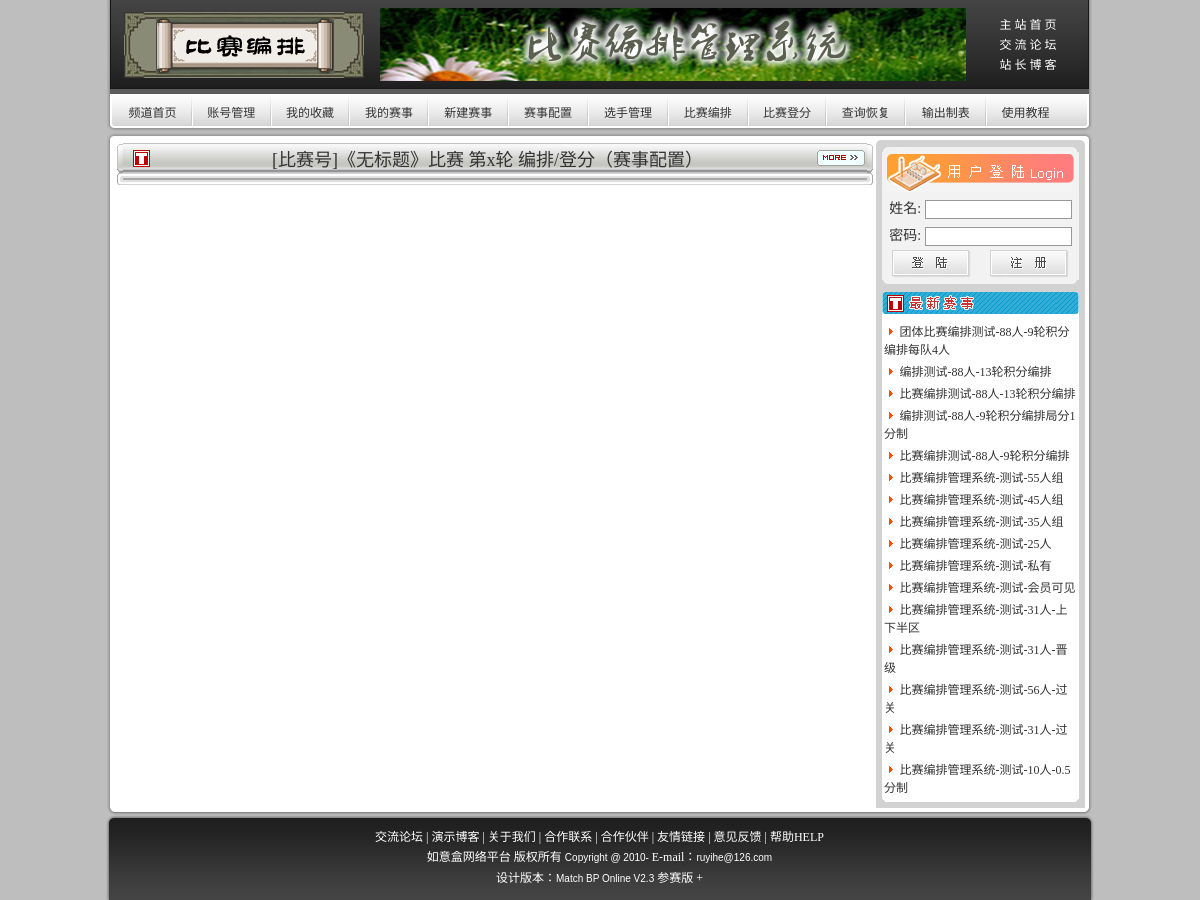
The app's page /include/moban/user.php with its own data.
### tables this page shows
CREATE TABLE IF NOT EXISTS `bp_bisai` (
  `bs_id` int(11) NOT NULL AUTO_INCREMENT,
  `bs_biaoti` varchar(30) NOT NULL COMMENT '比赛的名称或标题',
  `bs_shijian` varchar(20) DEFAULT NULL COMMENT '比赛的时间区间',
  `bs_didian` varchar(30) DEFAULT NULL COMMENT '比赛地点',
  `bs_zubie` varchar(20) DEFAULT NULL COMMENT '比赛组别',
  `bs_xingzhi` varchar(20) DEFAULT NULL COMMENT '比赛的性质',
  `bs_zonglunshu` int(11) NOT NULL DEFAULT '9' COMMENT '设定比赛的轮次总数',
  `bs_jufenmoshi` varchar(32) NOT NULL DEFAULT '2:1:0:2:1:0' COMMENT '比赛采用的分制，胜?,后手和？，先手胜、和、负，后手胜、和、负。共6项',
  `bs_caipanzhang` varchar(20) DEFAULT NULL COMMENT '本次比赛的裁判长',
  `bs_bianpaiyuan` varchar(20) DEFAULT NULL COMMENT '本次比赛的软件编排员',
  `bs_neiid` int(11) NOT NULL DEFAULT '0' COMMENT '本站的会员id',
  `bs_waiid` int(11) NOT NULL DEFAULT '0' COMMENT '外站进入的会员ID，可能本站的user中不存在',
  `bs_luruyuan` varchar(20) DEFAULT NULL COMMENT '录入人员的姓名或账号',
  `bs_jianliriqi` date NOT NULL DEFAULT '2010-03-03' COMMENT '创建本次比赛的日期',
  `bs_beizhu` varchar(60) DEFAULT NULL COMMENT '备注',
  `bs_quanxian` int(11) NOT NULL DEFAULT '0' COMMENT '比赛查看的权限，默认为0，1-99为会员可见，100以上仅私人可见',
  `bs_BSxiangmu` int(3) NOT NULL DEFAULT '1' COMMENT '比赛的项目：【中国象棋】【国际象棋】【围棋】【五子棋】【跳棋】【四国军棋】【牌类】等',
  `bs_saizhi` int(3) NOT NULL DEFAULT '1' COMMENT '赛制：1个人团体混合赛制 或  2个人赛 或 3团体赛制 ',
  `bs_BPleixing` int(3) NOT NULL DEFAULT '1' COMMENT '比赛编排的类型:1【一局制积分编排】、2【大循环】【单淘汰】【双淘汰】【积分末位淘汰制，结合累进制】',
  `bs_GRpaiming` int(3) NOT NULL DEFAULT '1' COMMENT '个人名次计算的方式：1【小分不转化为大分】2【小分转化为大分】；',
  `bs_konghaofen` smallint(6) DEFAULT '0' COMMENT '计算对手分时，空号的积分设置；默认0则空号取0分;1是取参赛选手最低分、',
  `bs_dir` smallint(6) DEFAULT '1' COMMENT '计算破铜分，前面的无法区分则，1去除首轮开始；2去除末轮开始 的得分比较',
  `bs_TTpaiming` int(3) NOT NULL DEFAULT '1' COMMENT '团体名次计算的方式：1【按个人名次总和】、2【按个人积分总和】#【不计算】；',
  `bs_duiyuanshu` smallint(3) DEFAULT '4' COMMENT '每队（单位）的队员数，计算团体成绩时需要的，实际多的队取最好成绩，实际缺的队可以设置允许排名（缺员的名次也有2种选择）或不。。。',
  `bs_PHxianhou` int(3) NOT NULL DEFAULT '1' COMMENT '先后手确定：1【平衡先后手】、#【自然调节法】',
  `bs_TTbuyu` double DEFAULT NULL COMMENT '默认同队队员可以相遇，TRUE为不能相遇',
  `bs_SXtiao` int(3) NOT NULL DEFAULT '1' COMMENT '调整上下调【是】【否】；',
  `bs_Jduosan` int(3) NOT NULL DEFAULT '1' COMMENT '禁多3先/后【是】【否】；',
  `bs_Jliansan` int(3) NOT NULL DEFAULT '1' COMMENT '禁连3先/后【是】【否】；',
  `bs_tongxianhou` int(3) NOT NULL DEFAULT '2' COMMENT '先后走相等的先后方式：【①取相遇者两号相加之和，奇数小号先走，偶数大号先走】【②单数轮次小号先走，双数轮次大号先走】两种方式可选择其中一种。电脑编排按程序执行；',
  `bs_lianqi` int(3) NOT NULL DEFAULT '0' COMMENT '连续弃权【 】轮不编排，默认0或空为不考虑；',
  `bs_qianlunfen` varchar(7) DEFAULT NULL COMMENT '前【$[0]】轮得【$[1]】分不排；默认0x0或空，模式[3x6]',
  `bs_dilunfen` varchar(7) DEFAULT NULL COMMENT '在第【$[0]】轮未得【$[1]】分淘汰；默认0x0或空， 模式[3x6]',
  `bs_kongbufen` int(3) NOT NULL DEFAULT '1' COMMENT '因淘汰轮空补小分【是】【否】；',
  `bs_guobufen` int(3) NOT NULL DEFAULT '1' COMMENT '过关补小分【是】【否】；',
  `bs_peiduimoshi` int(3) NOT NULL DEFAULT '1' COMMENT '第一轮选手配对模式默认1，目前取值范围[1，5]临近，首位，拦腰，随机，上下半区',
  `bs_xianhoumoshi` int(3) NOT NULL DEFAULT '11' COMMENT '第一轮先后手模式；默认2，目前取值范围[1,11] ；默认是11：根据配对模式的默认先后',
  `bs_chafengaoping` float NOT NULL DEFAULT '0.5' COMMENT '后三轮：（默认值0：不考虑，>0才进行）配对后，优先平衡相差？分和？分 以上高分一方的先后走，如导致另一选手多三（或连三）则可以不处理；；不差那么多分的仍按正常；#若二人相差1/2分，仍以抽签方法决定先后走。《可选》',
  `bs_zuiJliansan` int(3) NOT NULL DEFAULT '1' COMMENT '最后一轮：在各轮已经考虑平衡先后手的情况下，如果在最后一轮中，出现连三先配对、连三后配对，均不拆开重排。积分编排的同分数段必须保证充分配对。',
  `bs_guicheng` text COMMENT '赛事规程的简介',
  `bs_key` varchar(24) DEFAULT NULL COMMENT '任何用户可通过此密码来管理本场比赛',
  `bs_lunkongmoshi` tinyint(1) NOT NULL DEFAULT '0' COMMENT '轮空的模式，目前有2种：1 只能是最低分；0没轮空过的低分',
  `bs_grpm_moshi` varchar(32) NOT NULL DEFAULT 'ACDEF' COMMENT '个人排名模式：如ABCDEFGHIJ。默认ACDEF 总分、对手分、胜局、犯规、后手胜局',
  PRIMARY KEY (`bs_id`)
);

### class/class_db.php (called while the page is built, shortened)
<?php
class DB{
	private $CONN = "";
	public function __construct(){
		try {
			$conn = mysql_connect(ServerName,UserName,PassWord);
		}catch (Exception $e)
		{
			$msg = $e;
			include(ERRFILE);
		}
		$this->CONN = $conn;
	}
	public function select($sql = ""){
		try{
			$results = mysql_query($sql,$this->CONN);
		}catch (Exception $e){
			$msg = $e;
			include(ERRFILE);
		}
		$count = 0;
		$data = array();
		while ($row = @mysql_fetch_assoc($results)) {
			$data[$count] = $row;
			$count++;
		}
		return $data;
	}
}
?>

### include/bufen/newbslist.php (the view, shortened to what this page needs)
<?php
if ($newbslist&&is_numeric($newbslist)&&$newbslist>2) {
		if (!$user) {
			$user=new USER();
		}
		if (!$bslist) {
			if (!$bslist) {
				$sql='SELECT bs_id,bs_biaoti,bs_luruyuan,bs_didian,bs_shijian FROM bp_bisai ORDER BY bs_id DESC LIMIT 0,'.$newbslist;
				$bslist=$user->select($sql);
			}
			if ($bslist) {
?>
<tr valign="top">
    <td width="7" bgcolor="#D2D2D2"></td>
    <td height="auto">
      <table width="100%" border="0" cellspacing="0" cellpadding="0">
        <tr>
          <td height="8"></td>
        </tr>
        <tr>
          <td><a href="baoliuweizhi"><img src="/bp/image/zuixinsaishi.gif" alt="最新赛事" width="197" height="22" border="0" usemap="#Map2MapMap"></a></td>
        </tr>
        <tr>
          <td height="5" bgcolor="#FFFFFF"></td>
        </tr>
        <tr>
          <td height="auto" valign="top" bgcolor="#FFFFFF">
          	  <table width="100%" cellpadding="0" cellspacing="0" >
			<?php
			foreach ($bslist as $key => $value) {
			?>
				<tr>
	          	  	<td colspan="2" style="text-align:left;padding:1px 0px;padding:1px 2px;text-overflow:ellipsis;white-space:normal;"
	          	  	 title="【<?php echo $value['bs_id'];?>】《<?php echo $value['bs_biaoti'];?>》比赛时间：<?php echo $value['bs_shijian'];?>。地点：<?php echo $value['bs_didian'];?>。管理员：<?php echo $value['bs_luruyuan'];?>。"
	          	  	 >
		          	  	<img src="/bp/image/arrow2.gif" width="12" height="16">
		          	  		<a href="/bp/user/saishi.php?bsid=<?php echo $value['bs_id'];?>"><?php echo $value['bs_biaoti'];?></a>
	          	  	</td>
          	  	</tr>
            <?php
			}
		    ?>
          	 </table>
          </td>
        </tr>
        <tr>
          <td height="5"><img src="/bp/image/twdesign_0046.gif" width="197" height="5"></td>
        </tr>
      </table>
    </td>
    <td width="7" bgcolor="#D2D2D2"></td>
  </tr>
<?php
			}
		}
}
?>

### css/default.css (style rules this page uses)
body { scrollbar-face-color: #eeeeee; scrollbar-highlight-color: #ffffff; scrollbar-shadow-color: #dee3e7; scrollbar-3dlight-color: #d1d7dc; scrollbar-arrow-color: #006699; scrollbar-track-color: #ededed; scrollbar-darkshadow-color: #98aab1; color: #CCCCCC; width:100%; height:100%; }
font,body,p,td,input,textarea,select,a { font-size: 12px; font-family: "宋体"; color: #333333; text-decoration: none; }
a { color: #333333; text-decoration: none; font-family: "宋体"; font-size: 12px; }
table { empty-cells:show; border-collapse:collapse; }

### records on screen
bp_bisai: bs_biaoti "团体比赛编排测试-88人-9轮积分编排每队4人"
bp_bisai: bs_biaoti "编排测试-88人-13轮积分编排"
bp_bisai: bs_biaoti "比赛编排测试-88人-13轮积分编排"
bp_bisai: bs_biaoti "编排测试-88人-9轮积分编排局分1分制"
bp_bisai: bs_biaoti "比赛编排测试-88人-9轮积分编排"
bp_bisai: bs_biaoti "比赛编排管理系统-测试-55人组"
bp_bisai: bs_biaoti "比赛编排管理系统-测试-45人组"
bp_bisai: bs_biaoti "比赛编排管理系统-测试-35人组"
bp_bisai: bs_biaoti "比赛编排管理系统-测试-25人"
bp_bisai: bs_biaoti "比赛编排管理系统-测试-私有"
bp_bisai: bs_biaoti "比赛编排管理系统-测试-会员可见"
bp_bisai: bs_biaoti "比赛编排管理系统-测试-31人-上下半区"
bp_bisai: bs_biaoti "比赛编排管理系统-测试-31人-晋级"
bp_bisai: bs_biaoti "比赛编排管理系统-测试-56人-过关"
bp_bisai: bs_biaoti "比赛编排管理系统-测试-31人-过关"
bp_bisai: bs_biaoti "比赛编排管理系统-测试-10人-0.5分制"
